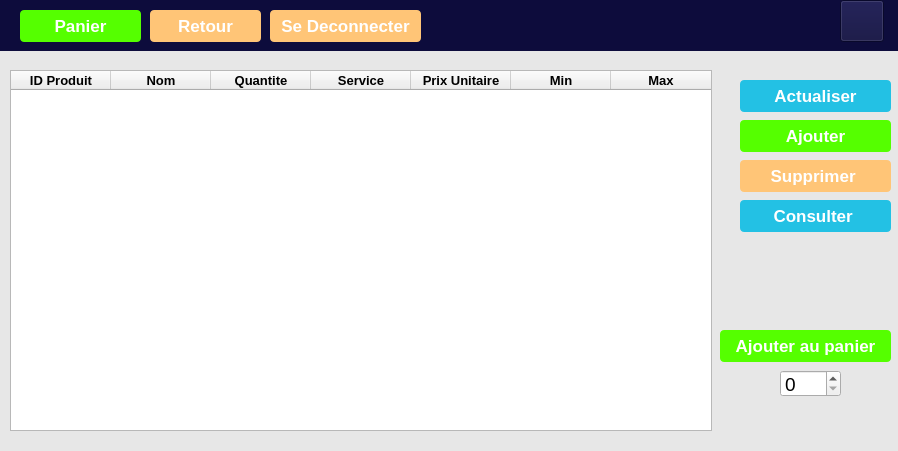
<?xml version="1.0" encoding="UTF-8"?>
<ui version="4.0">
 <class>Form</class>
 <widget class="QWidget" name="Form">
  <property name="geometry">
   <rect>
    <x>0</x>
    <y>0</y>
    <width>898</width>
    <height>451</height>
   </rect>
  </property>
  <property name="windowTitle">
   <string>Form</string>
  </property>
  <widget class="QLabel" name="label">
   <property name="geometry">
    <rect>
     <x>0</x>
     <y>50</y>
     <width>900</width>
     <height>401</height>
    </rect>
   </property>
   <property name="styleSheet">
    <string notr="true">background-color:rgb(231, 231, 231)</string>
   </property>
   <property name="text">
    <string/>
   </property>
  </widget>
  <widget class="QLabel" name="label_2">
   <property name="geometry">
    <rect>
     <x>0</x>
     <y>0</y>
     <width>900</width>
     <height>51</height>
    </rect>
   </property>
   <property name="styleSheet">
    <string notr="true">background-color:rgb(13,12,60)</string>
   </property>
   <property name="text">
    <string/>
   </property>
  </widget>
  <widget class="QPushButton" name="pushButton_8">
   <property name="geometry">
    <rect>
     <x>150</x>
     <y>10</y>
     <width>111</width>
     <height>32</height>
    </rect>
   </property>
   <property name="font">
    <font>
     <pointsize>13</pointsize>
     <weight>75</weight>
     <bold>true</bold>
    </font>
   </property>
   <property name="styleSheet">
    <string notr="true">background-color:rgb(255, 197, 119);
 color:rgb(255, 255, 255);
border-radius:4px</string>
   </property>
   <property name="text">
    <string>Retour</string>
   </property>
  </widget>
  <widget class="QPushButton" name="pushButton_2">
   <property name="geometry">
    <rect>
     <x>20</x>
     <y>10</y>
     <width>121</width>
     <height>32</height>
    </rect>
   </property>
   <property name="font">
    <font>
     <pointsize>13</pointsize>
     <weight>75</weight>
     <bold>true</bold>
    </font>
   </property>
   <property name="styleSheet">
    <string notr="true">background-color:rgb(85, 255, 0);
 color:rgb(255, 255, 255);
border-radius:4px</string>
   </property>
   <property name="text">
    <string>Panier</string>
   </property>
  </widget>
  <widget class="QPushButton" name="pushButton_9">
   <property name="geometry">
    <rect>
     <x>270</x>
     <y>10</y>
     <width>151</width>
     <height>32</height>
    </rect>
   </property>
   <property name="font">
    <font>
     <pointsize>13</pointsize>
     <weight>75</weight>
     <bold>true</bold>
    </font>
   </property>
   <property name="styleSheet">
    <string notr="true">background-color:rgb(255, 197, 119);
 color:rgb(255, 255, 255);
border-radius:4px</string>
   </property>
   <property name="text">
    <string>Se Deconnecter</string>
   </property>
  </widget>
  <widget class="QPushButton" name="pushButton">
   <property name="geometry">
    <rect>
     <x>740</x>
     <y>80</y>
     <width>151</width>
     <height>32</height>
    </rect>
   </property>
   <property name="font">
    <font>
     <pointsize>13</pointsize>
     <weight>75</weight>
     <bold>true</bold>
    </font>
   </property>
   <property name="styleSheet">
    <string notr="true">background-color:rgb(35, 193, 228);
 color:rgb(255, 255, 255);
border-radius:4px</string>
   </property>
   <property name="text">
    <string>Actualiser</string>
   </property>
  </widget>
  <widget class="QPushButton" name="pushButton_3">
   <property name="geometry">
    <rect>
     <x>740</x>
     <y>160</y>
     <width>151</width>
     <height>32</height>
    </rect>
   </property>
   <property name="font">
    <font>
     <pointsize>13</pointsize>
     <weight>75</weight>
     <bold>true</bold>
    </font>
   </property>
   <property name="styleSheet">
    <string notr="true">background-color:rgb(255, 197, 119);
 color:rgb(255, 255, 255);
border-radius:4px</string>
   </property>
   <property name="text">
    <string>Supprimer </string>
   </property>
  </widget>
  <widget class="QPushButton" name="pushButton_4">
   <property name="geometry">
    <rect>
     <x>740</x>
     <y>200</y>
     <width>151</width>
     <height>32</height>
    </rect>
   </property>
   <property name="font">
    <font>
     <pointsize>13</pointsize>
     <weight>75</weight>
     <bold>true</bold>
    </font>
   </property>
   <property name="styleSheet">
    <string notr="true">background-color:rgb(35, 193, 228);
 color:rgb(255, 255, 255);
border-radius:4px</string>
   </property>
   <property name="text">
    <string>Consulter </string>
   </property>
  </widget>
  <widget class="QPushButton" name="pushButton_5">
   <property name="geometry">
    <rect>
     <x>740</x>
     <y>120</y>
     <width>151</width>
     <height>32</height>
    </rect>
   </property>
   <property name="font">
    <font>
     <pointsize>13</pointsize>
     <weight>75</weight>
     <bold>true</bold>
    </font>
   </property>
   <property name="styleSheet">
    <string notr="true">background-color:rgb(85, 255, 0);
 color:rgb(255, 255, 255);
border-radius:4px</string>
   </property>
   <property name="text">
    <string>Ajouter</string>
   </property>
  </widget>
  <widget class="QPushButton" name="pushButton_6">
   <property name="geometry">
    <rect>
     <x>720</x>
     <y>330</y>
     <width>171</width>
     <height>32</height>
    </rect>
   </property>
   <property name="font">
    <font>
     <pointsize>13</pointsize>
     <weight>75</weight>
     <bold>true</bold>
    </font>
   </property>
   <property name="styleSheet">
    <string notr="true">background-color:rgb(85, 255, 0);
 color:rgb(255, 255, 255);
border-radius:4px</string>
   </property>
   <property name="text">
    <string>Ajouter au panier</string>
   </property>
  </widget>
  <widget class="QTableWidget" name="tableWidget">
   <property name="geometry">
    <rect>
     <x>10</x>
     <y>70</y>
     <width>702</width>
     <height>361</height>
    </rect>
   </property>
   <property name="font">
    <font>
     <pointsize>10</pointsize>
     <weight>75</weight>
     <bold>true</bold>
    </font>
   </property>
   <column>
    <property name="text">
     <string>ID Produit</string>
    </property>
   </column>
   <column>
    <property name="text">
     <string>Nom</string>
    </property>
   </column>
   <column>
    <property name="text">
     <string>Quantite</string>
    </property>
   </column>
   <column>
    <property name="text">
     <string>Service</string>
    </property>
   </column>
   <column>
    <property name="text">
     <string>Prix Unitaire</string>
    </property>
   </column>
   <column>
    <property name="text">
     <string>Min</string>
    </property>
   </column>
   <column>
    <property name="text">
     <string>Max</string>
    </property>
   </column>
  </widget>
  <widget class="QSpinBox" name="spinBox">
   <property name="geometry">
    <rect>
     <x>780</x>
     <y>370</y>
     <width>61</width>
     <height>27</height>
    </rect>
   </property>
   <property name="font">
    <font>
     <pointsize>14</pointsize>
    </font>
   </property>
  </widget>
  <widget class="QPushButton" name="pushButton_7">
   <property name="geometry">
    <rect>
     <x>840</x>
     <y>0</y>
     <width>44</width>
     <height>42</height>
    </rect>
   </property>
   <property name="styleSheet">
    <string notr="true">background-image:url(:/newPrefix/PFA Dev/icons8-personne-homme-40.png);
background-repeat: no-repeat;
background-color:rgb(13,12,60)</string>
   </property>
   <property name="text">
    <string/>
   </property>
  </widget>
 </widget>
 <resources>
  <include location="../ferf.qrc"/>
 </resources>
 <connections/>
</ui>
